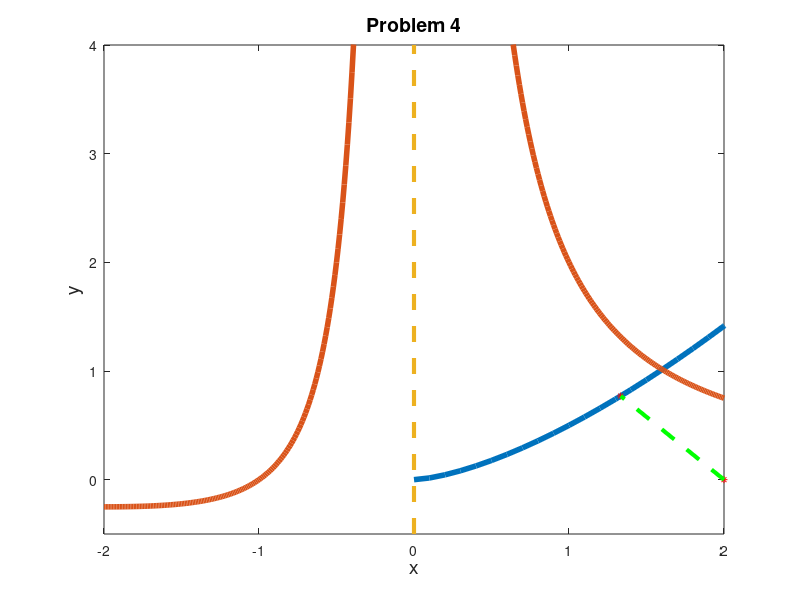

Here is the MATLAB script that generated this plot:
% Problem 3
x = 0:.1:3;
y = @(x) (1/2)*x.^(3/2);
min_val = 4/3;
figure;
plot(x,y(x),'LineWidth',4); hold on;
plot(2,0,'r*','MarkerSize',5);
plot(min_val,y(min_val),'r*','MarkerSize',5);
plot([2 min_val],[0 y(min_val)],'g--','LineWidth',3);
xlabel('x','FontSize',14);
ylabel('y','FontSize',14);
title('Problem 3','FontSize',14);

% Problem 4
x = -2:.01:2;
y = @(x) (1./x)+(1./x.^2);
plot(x,y(x),'LineWidth',4);
xlabel('x','FontSize',14);
ylabel('y','FontSize',14);
title('Problem 4','FontSize',14);hold on;
axis([-2,2,-0.5,4]);
plot([0 0],[-0.5 4],'--','LineWidth',3);